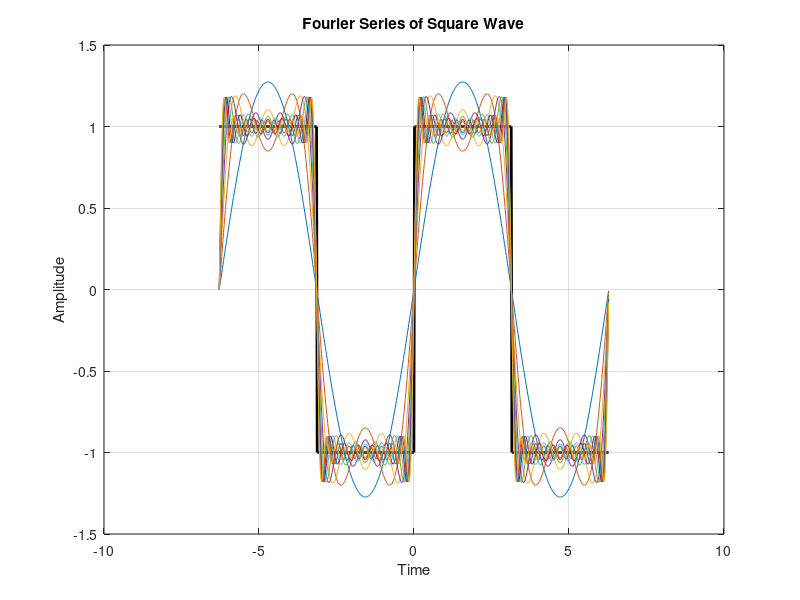

Source code (MATLAB):
clc;
clear;
close all;

t = -2*pi:0.02:2*pi;

a = [1 -1];
b1 = [1];

N = 10;

y1 = zeros(size(t));

figure(1);

original = zeros(size(t));
original(sin(t) >= 0) = 1;
original(sin(t) < 0) = -1;

plot(t,original,'k','LineWidth',2);
hold on;

for k = 1:N

    n = 2*k-1;

    y1 = y1 + (4/pi)*sin(n*t)/n;

    plot(t,y1);

    title('Fourier Series of Square Wave');
    xlabel('Time');
    ylabel('Amplitude');
    grid on;

    pause(1);

end

hold off;
